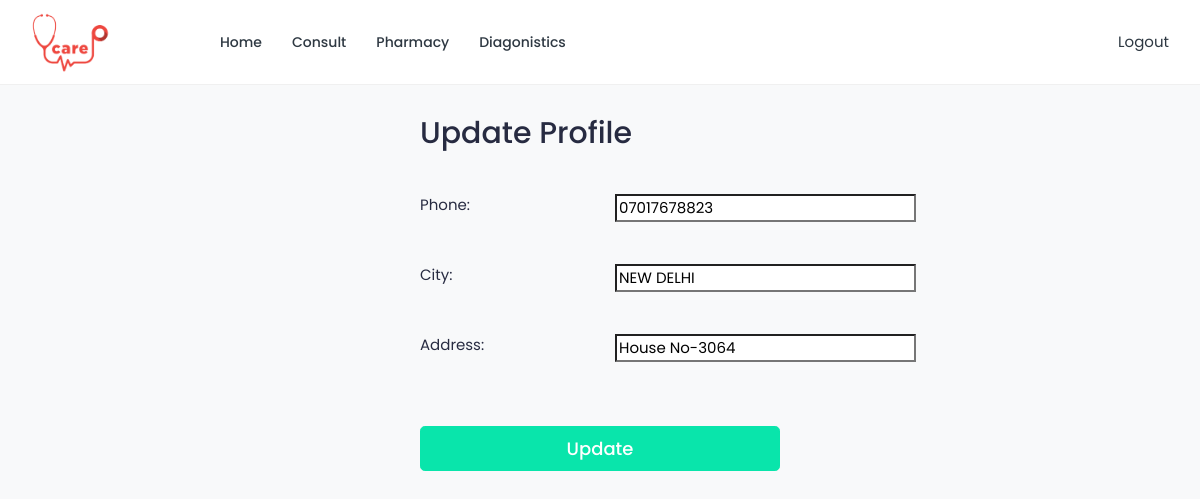
The page /patient/profile/update (signed in) on the database its author committed.
### users/models.py (models this page shows, shortened)
class Patient(models.Model):
    user = models.OneToOneField(User, on_delete=models.CASCADE)
    phone = models.CharField(max_length=100, null=True)
    city = models.CharField(max_length=100, null=True)
    address = models.CharField(max_length=200, null=True, blank=True)

### users/views.py (the view)
# urls.py: path('patient/profile/update', views.patientProfileUpdate,
def patientProfileUpdate(request):
    user = request.user
    patient = Patient.objects.get(user=user)
    form = PatientForm(request.POST or None, instance=patient)
    if form.is_valid():
        form.save()
    context = {'form': form}
    return render(request, 'patientProfileUpdate.html', context)

### users/forms.py
class PatientForm(forms.ModelForm):
    class Meta:
        model = Patient
        fields = '__all__'
        exclude = ['user']

### users/templates/patientProfileUpdate.html (shortened to what this page needs)
{% extends 'base.html' %}{% load static %} {% block content %}
<div class="content">
   <div class="container-fluid">
      <div class="row">
         <div class="col-md-8 offset-md-2">
            <div class="account-content">
               <div class="row align-items-center justify-content-center">
                  <div class="col-md-12 col-lg-6 ">
                     <div class="login-header ">
                        <h2>Update Profile </h2>
                     </div>
                     <br>
                     <form method="POST" action="">
                        {% for field in form.visible_fields %}
                        <div class="row">
                           <div class="form-group form-focus col-md-12 col-lg-6 ">
                              {{ field.label_tag }}
                           </div>
                           <div class="form-group form-focus col-md-12 col-lg-6 ">
                              {{ field }}
                           </div>
                        </div>
                        {% endfor %}
                        <br>
                        <button class="btn btn-primary btn-block btn-lg login-btn" type="submit">Update</button>
                     </form>
                  </div>
               </div>
            </div>
         </div>
      </div>
   </div>
</div>
{% endblock %}

### rows shown on the page
Patient: visible_fields "07017678823" "NEW DELHI" "House No-3064"

### other values the page prints
{{ field.label_tag }} "Phone:" "City:" "Address:"
